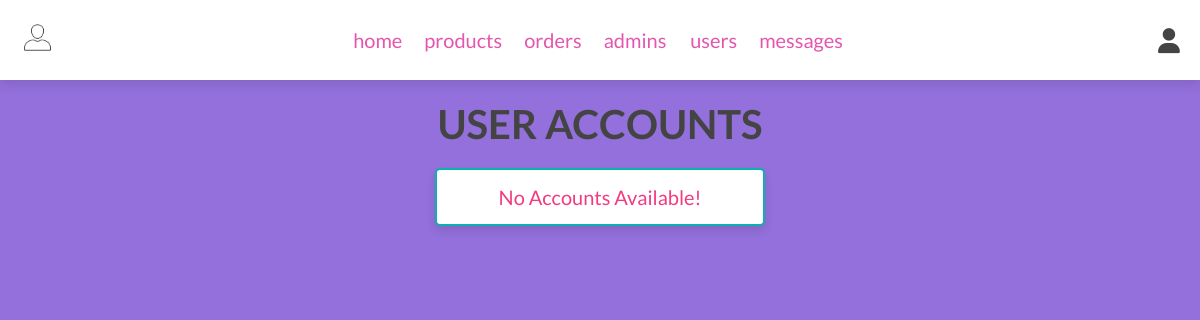
Page /admin/users_accounts.php (signed in) on the earlier database version.
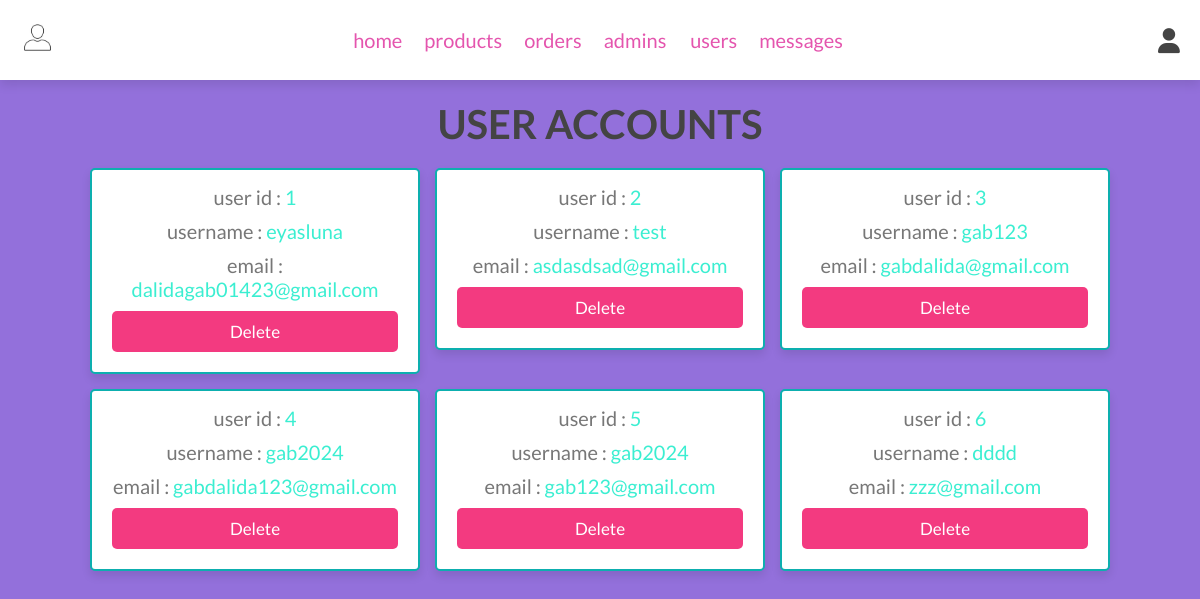
Same page on the later database version.
### tables this page shows
CREATE TABLE `users` (
  `id` int(100) NOT NULL,
  `name` varchar(20) NOT NULL,
  `email` varchar(50) NOT NULL,
  `password` varchar(50) NOT NULL
);

### admin/users_accounts.php (the view, shortened to what this page needs)
<?php
include '../components/connect.php';
?>
<!DOCTYPE html>
<html lang="en">
<head>
   <link rel="stylesheet" href="https://cdnjs.cloudflare.com/ajax/libs/font-awesome/6.1.1/css/all.min.css">
   <link rel="stylesheet" href="../css/admin_style.css">
</head>
<body>
<?php include '../components/admin_header.php'; ?>
<section class="accounts">
   <h1 class="heading">user accounts</h1>
   <div class="box-container">
   <?php
      $select_accounts = $conn->prepare("SELECT * FROM `users`");
      $select_accounts->execute();
      if($select_accounts->rowCount() > 0){
         while($fetch_accounts = $select_accounts->fetch(PDO::FETCH_ASSOC)){
   ?>
   <div class="box">
      <p> user id : <span><?= $fetch_accounts['id']; ?></span> </p>
      <p> username : <span><?= $fetch_accounts['name']; ?></span> </p>
      <p> email : <span><?= $fetch_accounts['email']; ?></span> </p>
      <a href="users_accounts.php?delete=<?= $fetch_accounts['id']; ?>" onclick="return confirm('delete this account? the user related information will also be delete!')" class="delete-btn">delete</a>
   </div>
   <?php
         }
      }else{
         echo '<p class="empty">no accounts available!</p>';
      }
   ?>
   </div>
</section>
</body>
</html>

Differences in the rows shown:
added users: id "1", name "eyasluna", email "dalidagab01423@gmail.com"
added users: id "2", name "test", email "asdasdsad@gmail.com"
added users: id "3", name "gab123", email "gabdalida@gmail.com"
added users: id "4", name "gab2024", email "gabdalida123@gmail.com"
added users: id "5", name "gab2024", email "gab123@gmail.com"
added users: id "6", name "dddd", email "zzz@gmail.com"
Other differences:
text no longer shown: "No Accounts Available!"
